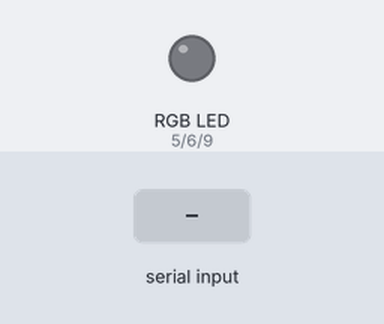
Bench run of a sketch on a simulated Arduino Uno, built with avr-gcc and run on an emulated ATmega328P. On the bench: an RGB LED mixed from three pins (HIGH = lit). The inputs (shaded band) are chosen by the test bench. Dim RGB values are drawn brighter than linear.

Above: at 1.2 s.
1.3 s: "1" received over Serial
At 2.7 s:
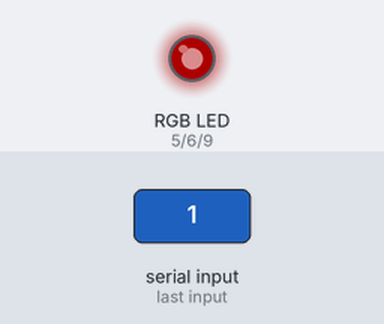
3.8 s: "0" received over Serial
At 5.8 s:
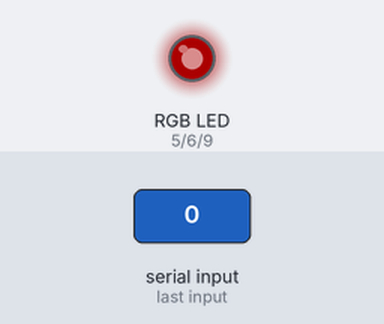
Timing chart, 0 to 7.3 s (numbered marks = the images above; inputs shaded):
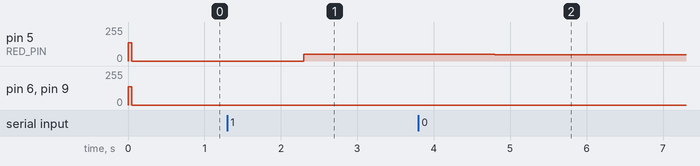

The sketch:

RGBStripFirmware.ino
```cpp
#include <SoftwareSerial.h>

#define RED_PIN 5
#define GREEN_PIN 6
#define BLUE_PIN 9

void setup() {
  Serial.begin(2000000);
  pinMode(RED_PIN, OUTPUT);
  pinMode(GREEN_PIN, OUTPUT);
  pinMode(BLUE_PIN, OUTPUT);

  setColor(0x88, 0x88, 0x88);
  delay(50);
  setColor(0, 0, 0);
}

void setColor(uint8_t r, uint8_t g, uint8_t b) {
  analogWrite(RED_PIN, r);
  analogWrite(GREEN_PIN, g);
  analogWrite(BLUE_PIN, b);
}

uint8_t color[3];
void loop() {
  if (Serial.available() > 0) {
    Serial.readBytes(color, 3);
    setColor(color[0], color[1], color[2]);
  }
}
```

Measured:
- after the input at 1.3 s, pin 5 (RED_PIN): 0/255 → 49/255 after 1.0 s
- after the input at 3.8 s, pin 5 (RED_PIN): 49/255 → 48/255 after 1.0 s
